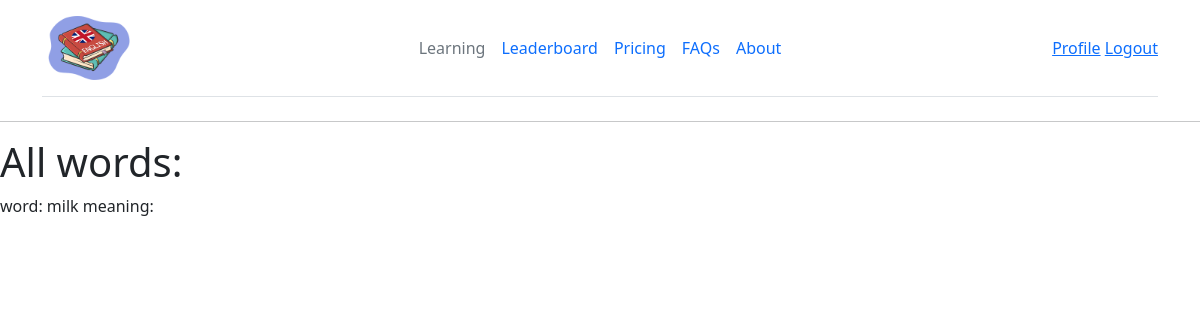
The app's page /see_all_words (signed in), older data.
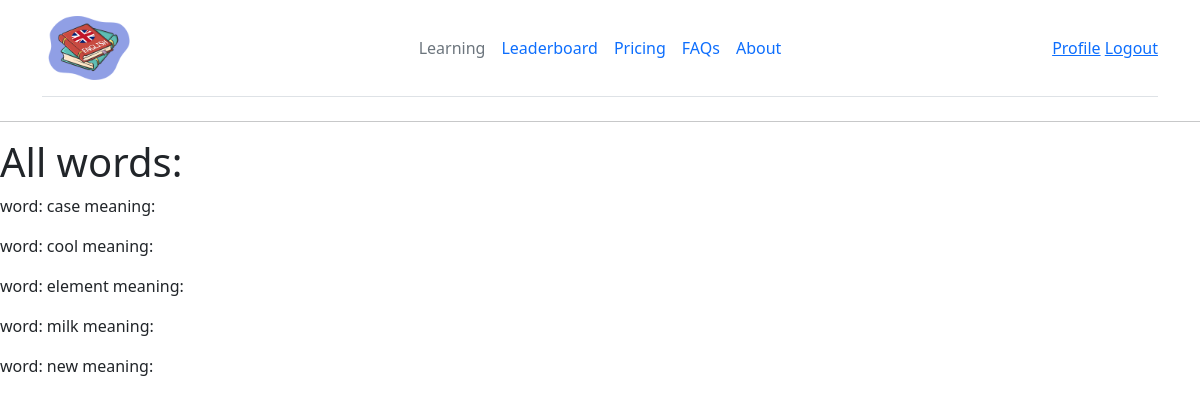
The same page, newer data.
### app/models.py (models this page shows, shortened)
class Word(db.Model):
    id = db.Column(db.Integer, primary_key=True)
    word_text = db.Column(db.String(80), unique=True, nullable=False)
    definitions = relationship('Definition', back_populates='word')

### app/blueprints/word_groups/routes.py (the view)
@word_groups_bp.route('/see_all_words', methods=['GET', 'POST'])
@login_required
def see_all_words():
    query = sa.select(Word)
    words = db.session.scalars(query).all()
    return render_template('see_all_words.html', words=words)

### app/models.py (called while the page is built)
@login.user_loader
def load_user(id):
    return db.session.get(User, int(id))

### app/blueprints/word_groups/templates/see_all_words.html
{% extends "base.html" %}
{% block content %}
    <h1>All words:</h1>
    {% for word in words %}
    <div><p>word: {{ word.word_text }} meaning: <b>{{ word.meaning }}</b></p></div>
    {% endfor %}
{% endblock %}

### app/templates/base.html (shortened to what this page needs)
<html lang="en">
  <head>
    <link href="https://cdn.jsdelivr.net/npm/bootstrap@5.3.3/dist/css/bootstrap.min.css" rel="stylesheet">
    <link href="{{ url_for('static', filename='css/grid.css') }}" rel="stylesheet">
    <link href="{{ url_for('static', filename='css/definition-options.css') }}" rel="stylesheet">
  </head>
  <body>
      <div class="container">
        <header class="d-flex flex-wrap align-items-center justify-content-center justify-content-md-between py-3 mb-4 border-bottom">
          <div class="col-md-3 mb-2 mb-md-0">
            <a href="{{ url_for('main.index') }}" class="d-inline-flex link-body-emphasis text-decoration-none">
                <img src="../static/img/self-study.png" alt="self-study" class="bi" height="64" role="img">
            </a>
          </div>
          <ul class="nav col-12 col-md-auto mb-2 justify-content-center mb-md-0">
            <li><a href="{{ url_for('main.index') }}" class="nav-link px-2 link-secondary">Learning</a></li>
            <li><a href="{{ url_for('main.index') }}" class="nav-link px-2">Leaderboard</a></li>
            <li><a href="{{ url_for('main.index') }}" class="nav-link px-2">Pricing</a></li>
            <li><a href="{{ url_for('main.index') }}" class="nav-link px-2">FAQs</a></li>
            <li><a href="{{ url_for('main.index') }}" class="nav-link px-2">About</a></li>
          </ul>
          <div class="col-md-3 text-end">
            {% if current_user.is_anonymous %}
            <a href="{{ url_for('main.login') }}" class="btn btn-outline-primary me-2">Login</a>
            <a href="{{ url_for('main.register') }}" class="btn btn-primary">Sign-up</a>
            {% else %}
            <a href="{{ url_for('main.user', username=current_user.username) }}">Profile</a>
            <a href="{{ url_for('main.logout') }}">Logout</a>
        {% endif %}
          </div>
        </header>
      </div>
    <hr>
    {% block content %}{% endblock %}
  </body>
</html>

Row changes from the older to the newer data that the page shows:
added Word: word_text "case"
added Word: word_text "cool"
added Word: word_text "element"
added Word: word_text "new"
